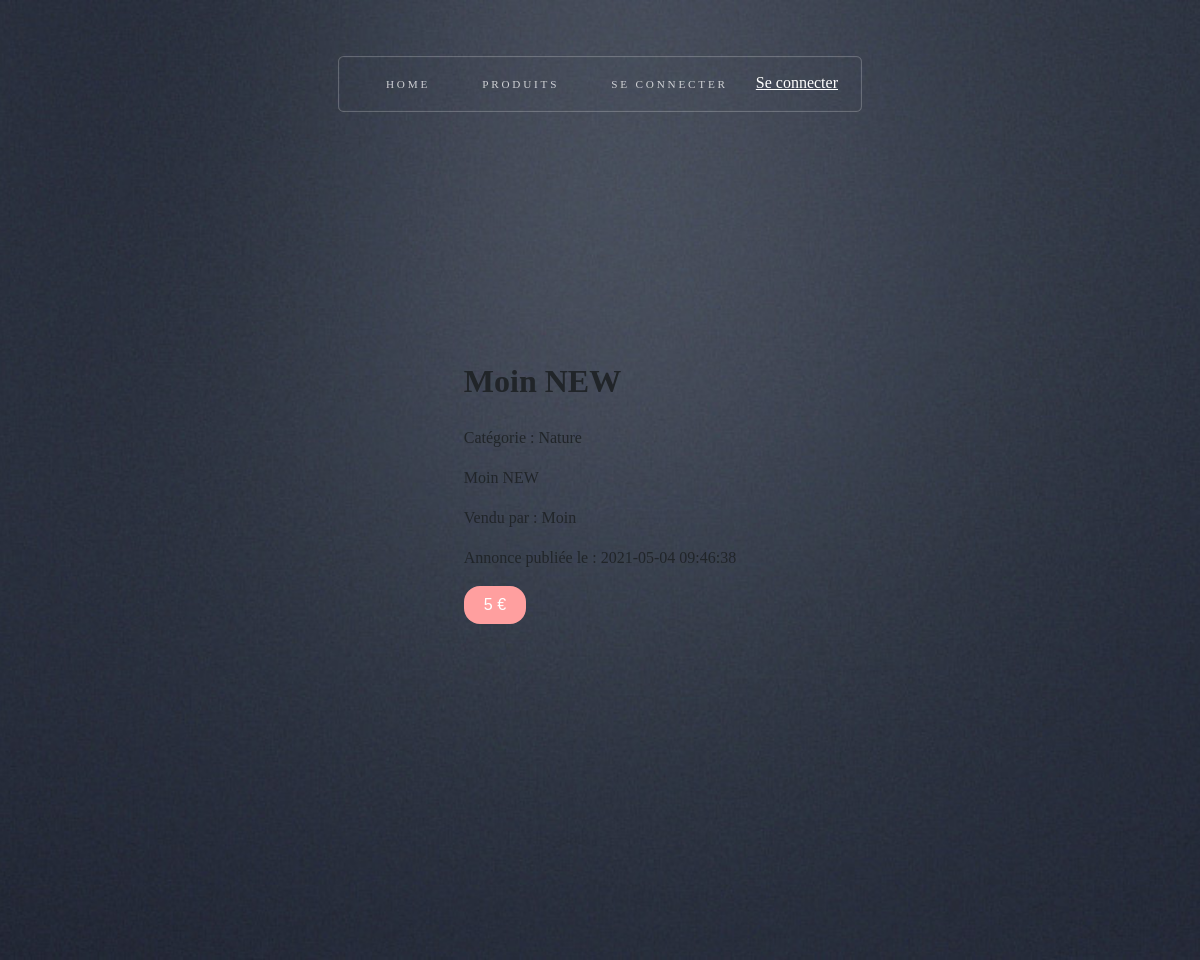
/product.php?id=2, run on the app's committed database.
### tables this page shows
CREATE TABLE IF NOT EXISTS `products` (
  `products_id` int(11) NOT NULL AUTO_INCREMENT,
  `products_name` varchar(255) NOT NULL,
  `products_description` text NOT NULL,
  `products_price` int(11) NOT NULL,
  `created_at` datetime NOT NULL DEFAULT current_timestamp(),
  `author` int(11) NOT NULL,
  `category` int(11) NOT NULL,
  PRIMARY KEY (`products_id`),
  KEY `author_user` (`author`)
);

CREATE TABLE IF NOT EXISTS `categories` (
  `categories_id` int(11) NOT NULL,
  `categories_name` varchar(255) NOT NULL
);

CREATE TABLE IF NOT EXISTS `users` (
  `id` int(11) NOT NULL AUTO_INCREMENT,
  `username` varchar(255) NOT NULL,
  `email` varchar(255) NOT NULL,
  `password` varchar(16383) NOT NULL,
  `role` varchar(255) NOT NULL DEFAULT 'ROLE_USER',
  PRIMARY KEY (`id`),
  UNIQUE KEY `username` (`username`),
  UNIQUE KEY `email` (`email`)
);

### product.php (the view)
<?php require 'inc/header.php'; ?>
<?php
$id = $_GET['id'];
$sqlProduct = "SELECT p.*, u.username, c.categories_name FROM products AS p LEFT JOIN users AS u ON p.author = u.id LEFT JOIN categories AS c ON p.category = c.categories_id WHERE p.products_id = {$id} ";
$product = $connect->query($sqlProduct)->fetch(PDO::FETCH_ASSOC);
?>
<main class="px-3">
    <div class="row">
        <div class="col-12">
            <h1><?php echo $product['products_name']; ?>
            </h1>
            <p>Catégorie : <?php echo $product['categories_name']; ?>
            </p>
            <p><?php echo $product['products_description']; ?>
            </p>
            <p>Vendu par : <?php echo $product['username']; ?>
            </p>
            <p>Annonce publiée le : <?php echo $product['created_at']; ?>
            </p>
            <button class="btn btn-danger"><?php echo $product['products_price']; ?> € </button>
        </div>
    </div>
</main>

### assets/css/style.css (style rules this page uses)
html { box-sizing: border-box; }
.btn { background-color: #ff9f9f; border: none; color: white; padding: 10px 20px; text-align: center; text-decoration: none; display: inline-block; font-size: 16px; border-radius:1rem; cursor: pointer; }

### data on the page
products: products_name "Moin NEW", categories.categories_name "Nature", products_description "Moin NEW", author.username "Moin", created_at "2021-05-04 09:46:38", products_price "5"
